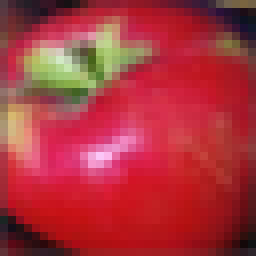
#> input picture data_2/apple/Image_154.png, 32 x 32 px (shown 8 times larger); its folder holds only this picture in this run
$ python test_dataloader.py
#> lines starting #> are read from the running program, lines starting #| are printed output that depends on the picture
### python/dataloader.py
import os
import cv2
import numpy as np
import time
import sys

# Try to find the deeplearn module
current_dir = os.path.dirname(os.path.abspath(__file__))
build_dir = os.path.join(current_dir, '..', 'build', 'bindings')
if build_dir not in sys.path:
    sys.path.insert(0, build_dir)

try:
    import deeplearn as dl
except ImportError:
    print(f"Warning: Could not import deeplearn from {build_dir}. Ensure the bindings are built.")
    dl = None

class DataLoader:
    def __init__(self, root_dir, batch_size=32, target_size=(32, 32), shuffle=True,
                 val_split=0.0, test_split=0.0, seed=42):
        init_start_time = time.time()

        self.root_dir = root_dir
        self.batch_size = batch_size
        self.target_size = target_size
        self.shuffle = shuffle
        self.val_split = val_split
        self.test_split = test_split
        self.seed = seed
        self.mode = 'train'  # Default mode

        # Discover classes and images
        self.classes = sorted([d for d in os.listdir(root_dir) if os.path.isdir(os.path.join(root_dir, d)) and not d.startswith('.')])
        self.class_to_idx = {cls_name: i for i, cls_name in enumerate(self.classes)}

        self.samples = []
        for cls_name in self.classes:
            cls_dir = os.path.join(root_dir, cls_name)
            for f in os.listdir(cls_dir):
                if f.lower().endswith('.png') and not f.startswith('.'):
                    self.samples.append((os.path.join(cls_dir, f), self.class_to_idx[cls_name]))

        if not self.samples:
            raise ValueError(f"No PNG images found in {root_dir}")

        # Split into train, validation, and test
        total_samples = len(self.samples)
        np.random.seed(self.seed)
        indices = np.random.permutation(total_samples)

        test_size = int(total_samples * self.test_split)
        val_size = int(total_samples * self.val_split)

        self.test_indices = indices[:test_size]
        self.val_indices = indices[test_size:test_size + val_size]
        self.train_indices = indices[test_size + val_size:]

        self.loading_time = time.time() - init_start_time
        print(f"Found {total_samples} images across {len(self.classes)} classes.")
        if self.val_split > 0 or self.test_split > 0:
            print(f"Split: Train={len(self.train_indices)}, Val={len(self.val_indices)}, Test={len(self.test_indices)} (seed={self.seed})")
        print(f"Dataset initialized in {self.loading_time:.4f} seconds.")

    # [17 lines left out: functions set_mode, __len__, not called in this run]

    def __iter__(self):
        start_time = time.time()

        # Determine which indices to use
        if self.mode == 'test':
            active_indices = self.test_indices.copy()
        elif self.mode == 'val':
            active_indices = self.val_indices.copy()
        else:
            active_indices = self.train_indices.copy()

        # Set seed for reproducibility
        np.random.seed(self.seed)

        if self.shuffle and self.mode == 'train':
            # Only shuffle training data
            np.random.shuffle(active_indices)

        for i in range(0, len(active_indices), self.batch_size):
            batch_indices = active_indices[i:i + self.batch_size]
            batch_samples = [self.samples[idx] for idx in batch_indices]

            batch_start = time.time()
            images = []
            labels = []

            for img_path, label in batch_samples:
                # Load image with OpenCV
                img = cv2.imread(img_path)
                if img is None:
                    continue

                # Convert BGR to RGB
                img = cv2.cvtColor(img, cv2.COLOR_BGR2RGB)

                # Resize
                img = cv2.resize(img, self.target_size)

                # Convert BGR to RGB if needed, here we'll keep as is or normalize
                img = img.astype(np.float32) / 255.0

                # Reshape to (C, H, W) for common DL format if needed
                # OpenCV is (H, W, C)
                img = np.transpose(img, (2, 0, 1))

                images.append(img)
                labels.append(label)

            if not images:
                continue

            # Convert to NumPy arrays
            batch_images_np = np.stack(images).astype(np.float32)
            batch_labels_np = np.array(labels, dtype=np.float32)

            # Convert to backend Tensor
            if dl:
                batch_images_tensor = dl.Tensor.from_numpy(batch_images_np)
                batch_labels_tensor = dl.Tensor.from_numpy(batch_labels_np)
            else:
                batch_images_tensor = batch_images_np
                batch_labels_tensor = batch_labels_np

            batch_end = time.time()
            loading_time = batch_end - batch_start

            yield batch_images_tensor, batch_labels_tensor, loading_time

        total_time = time.time() - start_time
        print(f"Finished Epoch. Total loading time: {total_time:.4f} seconds.")

# [8 lines that do not run on import are left out]

### python/test_dataloader.py
import os
import sys
import time
from dataloader import DataLoader

def test_on_dataset(dataset_path, name):
    print(f"\n--- Testing DataLoader on {name} ({dataset_path}) ---")
    if not os.path.exists(dataset_path):
        print(f"Dataset {dataset_path} not found. Skipping.")
        return

    try:
        loader = DataLoader(dataset_path, batch_size=32, shuffle=True)
    except Exception as e:
        print(f"Error initializing DataLoader: {e}")
        return

    batch_times = []
    num_batches = 0
    total_samples = 0

    # Iterate through one full epoch to measure total time
    start_total = time.time()
    for images, labels, load_time in loader:
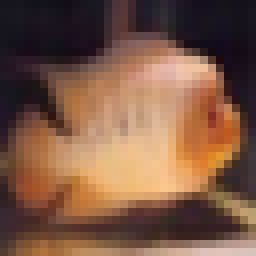
#> input picture data_2/aquarium_fish/Image_142.png, 32 x 32 px (shown 8 times larger)
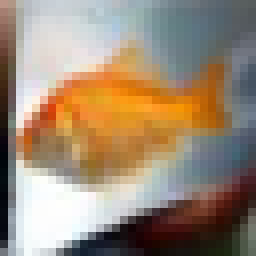
#> input picture data_2/aquarium_fish/Image_147.png, 32 x 32 px (shown 8 times larger)
        batch_times.append(load_time)
        num_batches += 1
        # If it's a dl.Tensor, it has a shape property (which is a list from pybind11)
        # If it's a numpy array, it has a shape tuple
        total_samples += images.shape[0] if hasattr(images, 'shape') else 0

        if num_batches == 1:
            print(f"First batch shape: {images.shape if hasattr(images, 'shape') else 'N/A'}")
            print(f"First labels shape: {labels.shape if hasattr(labels, 'shape') else 'N/A'}")

    end_total = time.time()

    if batch_times:
        avg_batch_time = sum(batch_times) / len(batch_times)
        print(f"Processed {num_batches} batches ({total_samples} samples).")
        print(f"Average batch loading time: {avg_batch_time:.6f} seconds.")
        print(f"Total epoch loading time (including iteration overhead): {end_total - start_total:.4f} seconds.")
    else:
        print("No batches were processed.")

if __name__ == "__main__":
    base_path = os.path.join(os.path.dirname(os.path.abspath(__file__)), '..')

    test_on_dataset(os.path.join(base_path, 'data_1'), "data_1")
    test_on_dataset(os.path.join(base_path, 'data_2'), "data_2")
#> (the call stopped at in test_on_dataset, `for images, labels, load_time in loader:`: deeplearn is not available in this run)
